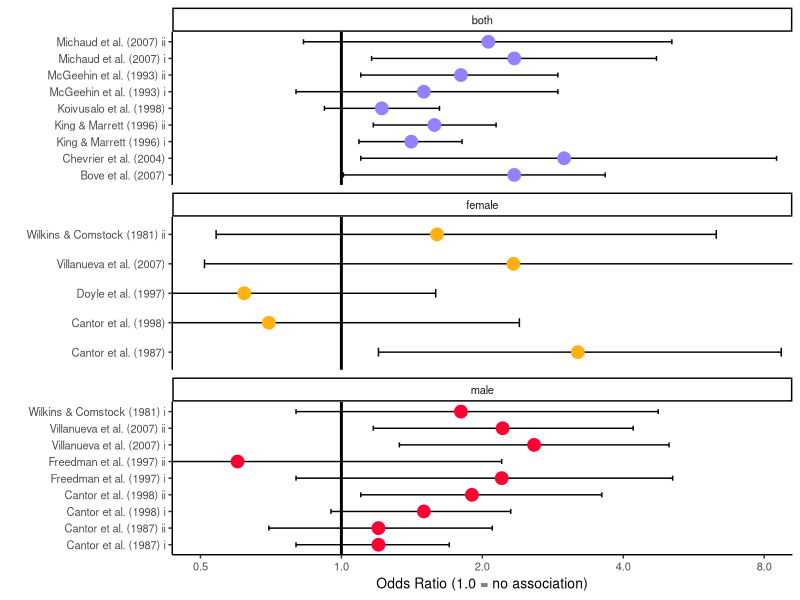

Source code (R):
## ---- chunk 1
library(ggplot2)


# plot of DBP cancer data.
df <- readr::read_csv("data/hrudey_2009_waterResearch.csv")

colors <- c("#9381FF", "#FFB20F", "#FF0035")

ggplot(data = df,
       aes(x = ref,
           y = adj_or,
           ymin = ci_95_low,
           ymax = ci_95_high,
           colour = sex
       )) +
  geom_hline(yintercept = 1, size=1) +
  geom_errorbar(color = "black",
                width = 0.3) +
  geom_point(size=4) +
  facet_wrap(~sex, ncol = 1, scales = "free_y") +
  scale_color_manual(values = colors) +
  theme_classic() +
  theme(legend.position = "none",
        panel.background = element_rect(fill = "transparent"),
        plot.background = element_rect(fill = "transparent"),
        text = element_text(size = 10)
  ) +
  labs(y = "Odds Ratio (1.0 = no association)",
       x = "") +
  scale_y_continuous(trans = "log2",
                     breaks = c(0.5, 1, 2, 4, 8)) +
  coord_flip(ylim = c(0.5, 8))
